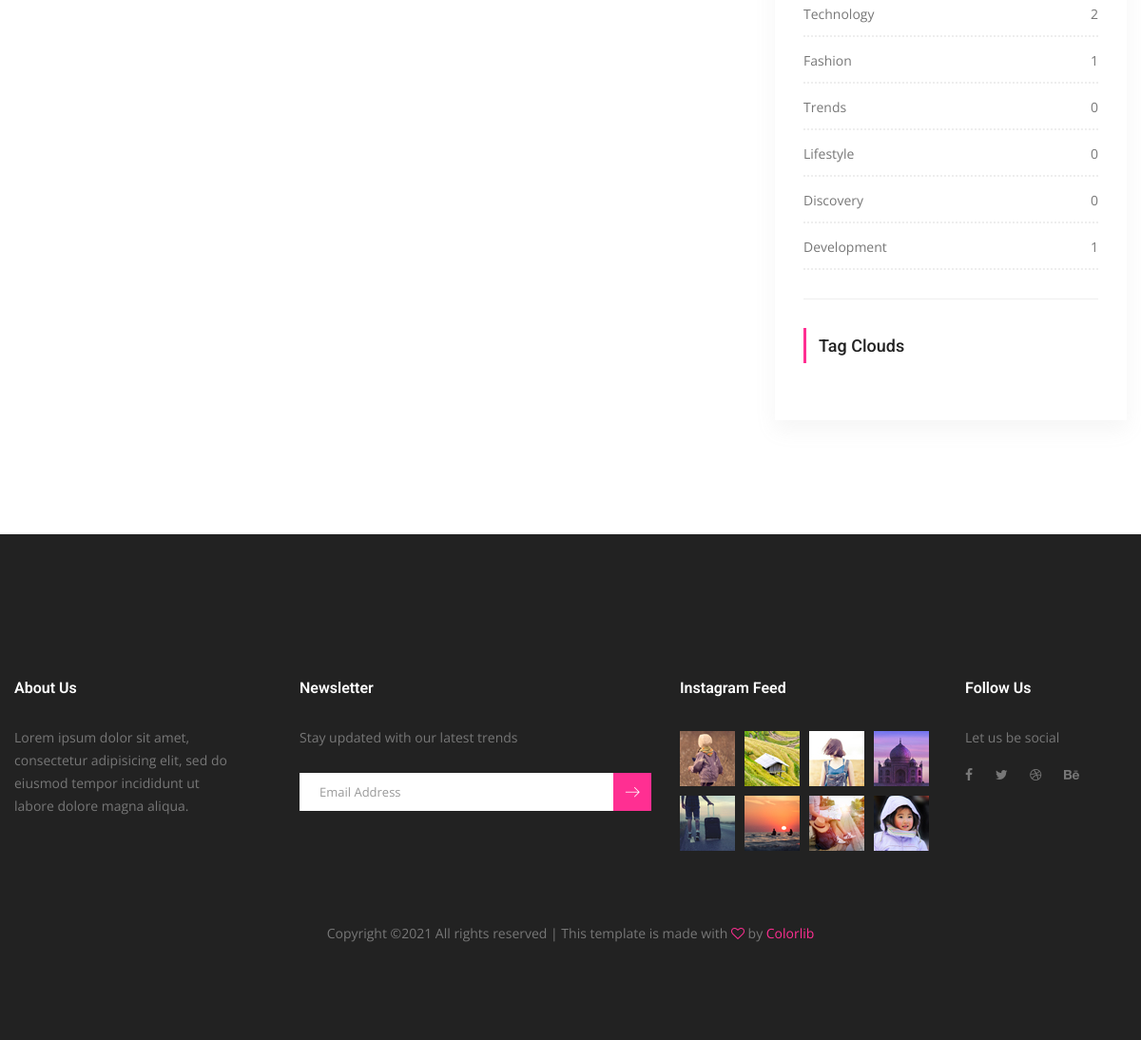
The app's page /posts/ (lower part), older data.
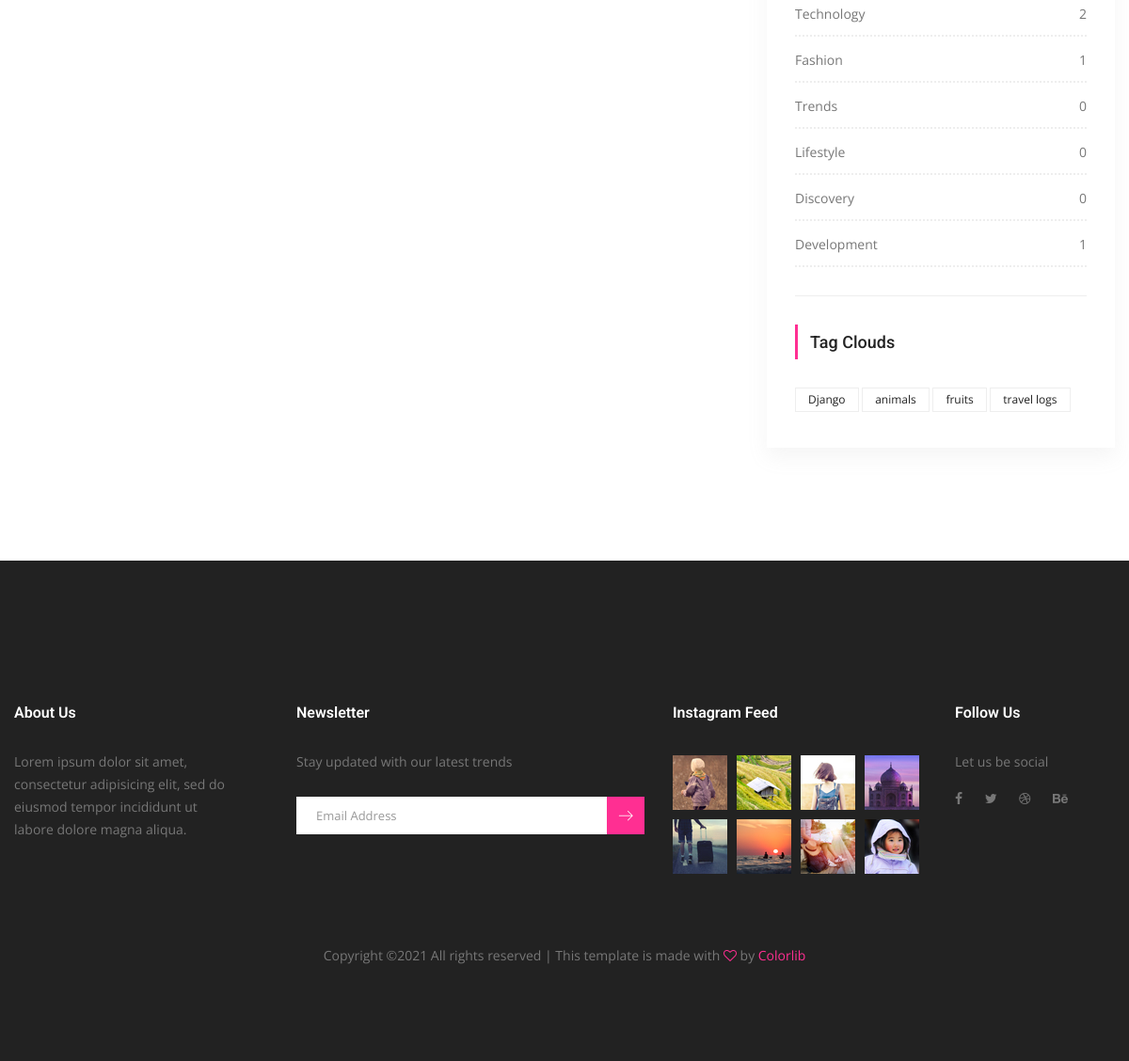
The same page, newer data.
### posts/models.py (models this page shows, shortened)
class Category(models.Model):
	title= models.CharField(max_length=150)
	slug= models.SlugField(editable=False)
	def post_count(self):
		return self.posts.all().count()

class Tag(models.Model):
	title= models.CharField(max_length=50)
	slug= models.SlugField(editable=False)
	def __str__(self):
		return self.title

### posts/views.py (the view)
# urls.py: path('', IndexView.as_view(), name="index"),
class IndexView(ListView):
	template_name="posts/index.html"
	model= Post
	context_object_name= "posts"
	def get_context_data(self, *, object_list=None, **kwargs):
		context= super(IndexView, self).get_context_data(**kwargs)
		return context

### posts/templatetags/custom_tags.py (called while the page is built)
@register.simple_tag(name="categories")
def all_categories():
	return Category.objects.all()

@register.simple_tag(name="tags")
def all_tags():
	return Tag.objects.all()

### templates/posts/index.html (shortened to what this page needs)
{% extends 'base.html' %}
{% load static %}
{% block content %}
        <section class="blog_area p_120">
            <div class="container">
                <div class="row">
                    <div class="col-lg-8">
                    </div>
                      {% include 'right_side.html' %}
                    </div>
                </div>
            </div>
        </section>
    {% endblock %}

### templates/right_side.html (shortened to what this page needs)
 {% load static %}
{% load custom_tags %}
 <div class="col-lg-4">
                        <div class="blog_right_sidebar">
                            <aside class="single_sidebar_widget post_category_widget">
                                <ul class="list cat-list">
                                    {% categories as categories %}
                                    {% for category in categories %}
                                    <li>
                                        <a href="{% url 'category_detail' pk=category.id slug=category.slug %}" class="d-flex justify-content-between">
                                            <p>{{ category.title }}</p>
                                            <p>{{ category.post_count }}</p>
                                        </a>
                                    </li>
                                    {% endfor %}
                                </ul>
                                <div class="br"></div>
                            </aside>
                            <aside class="single-sidebar-widget tag_cloud_widget">
                                <h4 class="widget_title">Tag Clouds</h4>
                                <ul class="list">
                                    {% tags as labels %}
                                    {% for label in labels %}
                                    <li><a href="{% url 'tag_detail' slug=label.slug %}">{{ label }}</a></li>
                                    {% endfor %}
                                </ul>
                            </aside>
                        </div>

Row changes from the older to the newer data that the page shows:
added Tag: title "Django"
added Tag: title "animals"
added Tag: title "fruits"
added Tag: title "travel logs"
